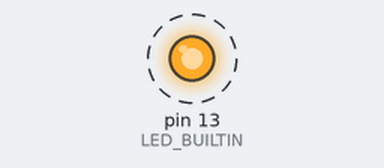
Bench run of a sketch on a simulated Arduino Uno, built with avr-gcc and run on an emulated ATmega328P. Parts: output pins drawn as LEDs (lit = HIGH). Dashed ring = blinking. What the sketch prints to the serial monitor is not drawn.

Above: at 0.5 s.
Timing chart, 0 to 4.6 s (numbered marks = the images above):
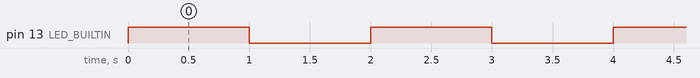

The sketch:

MyFirstSketch.ino
```cpp
//arduino:avr:uno

void setup() {
	Serial.begin(9600);
    pinMode(LED_BUILTIN, OUTPUT);
}

void loop() {
    digitalWrite(LED_BUILTIN, HIGH);
    delay(1000);
    digitalWrite(LED_BUILTIN, LOW);
    delay(1000);
	Serial.println("Hello");
}
		//Try running `arduino-cli core install arduino:avr`
```

Measured:
- by itself, pin 13 (LED_BUILTIN): alternates HIGH for 1.0 s and LOW for 1.0 s
